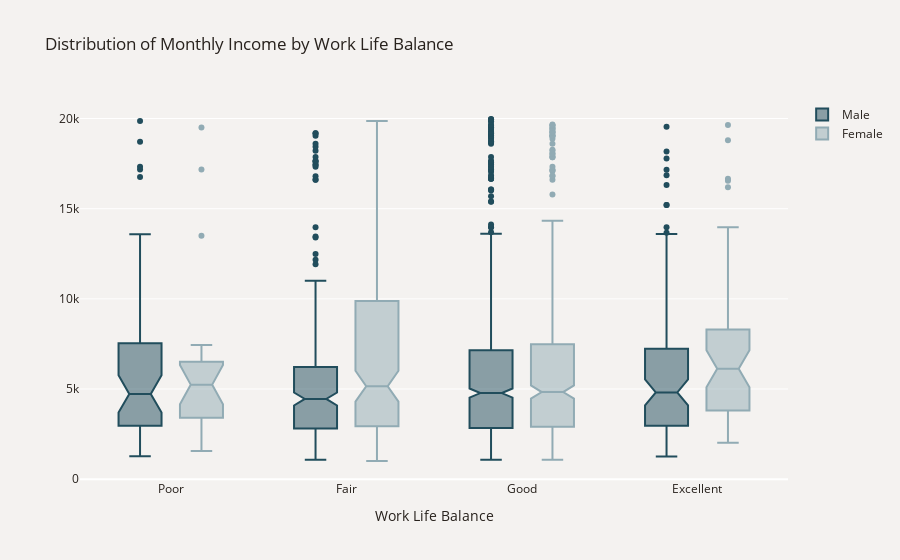

Notebook code for this chart:
### Code cell
fig=go.Figure()
colors=['#214D5C','#91ABB4']
for i, j in enumerate(data['Gender'].unique()):
    df_plot=data[data['Gender']==j]
    fig.add_trace(go.Box(x=df_plot['WorkLifeBalance'], y=df_plot['MonthlyIncome'],
                         notched=True, line=dict(color=colors[i]),name=j))
fig.update_layout(title='Distribution of Monthly Income by Work Life Balance',
                  xaxis_title='Work Life Balance', boxmode='group', font_color='#28221D',
                  xaxis = dict(tickmode = 'array', tickvals = [1, 2, 3, 4],
                               ticktext = ['Poor', 'Fair', 'Good', 'Excellent']),
                  paper_bgcolor='#F4F2F0', plot_bgcolor='#F4F2F0')
fig.show()

### Figure 1 — Plotly figure (JSON) as saved in the notebook; plotly's stock layout.template omitted (floating-point values rounded to 4 significant figures; data arrays with more than 128 entries replaced by an {"elided": "..."} marker saying what was removed)
{"data": [{"line": {"color": "#214D5C"}, "name": "Male", "notched": true, "type": "box", "x": {"elided": "1064 int values"}, "y": {"elided": "1064 int values"}}, {"line": {"color": "#91ABB4"}, "name": "Female", "notched": true, "type": "box", "x": {"elided": "613 int values"}, "y": {"elided": "613 int values"}}], "layout": {"autosize": true, "boxmode": "group", "font": {"color": "#28221D"}, "paper_bgcolor": "#F4F2F0", "plot_bgcolor": "#F4F2F0", "title": {"text": "Distribution of Monthly Income by Work Life Balance"}, "xaxis": {"autorange": true, "range": [0.4866, 4.513], "tickmode": "array", "ticktext": ["Poor", "Fair", "Good", "Excellent"], "tickvals": [1, 2, 3, 4], "title": {"text": "Work Life Balance"}, "type": "linear"}, "yaxis": {"autorange": true, "range": [-43.5, 21030.0], "type": "linear"}}}
